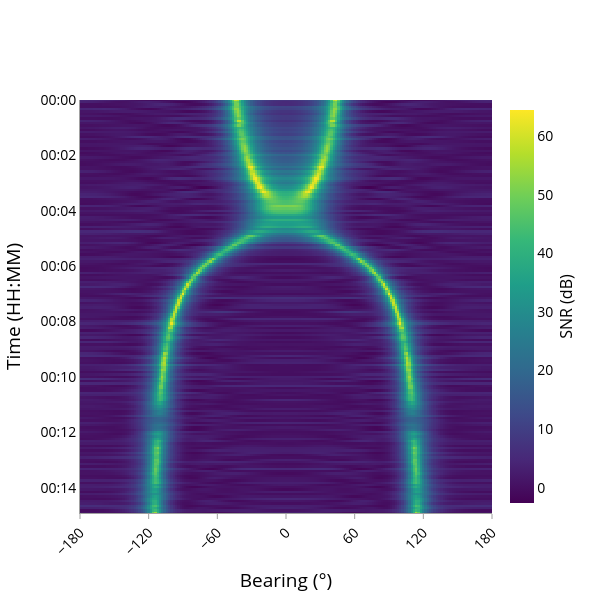
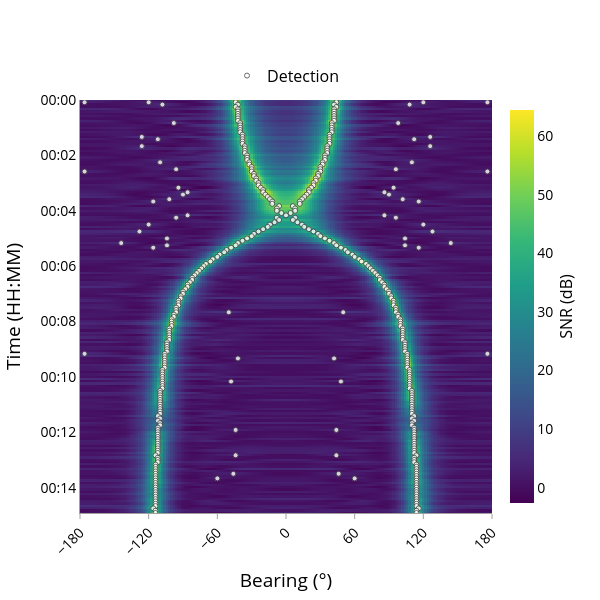

Here is the notebook cell these charts were saved with, in order:
### Markdown cell above
## Beamformer

This stage forms spatial energy across azimuth and runs the detection chain.

We configure an MVDR beamformer and compute steering vectors over a full
`[-pi, pi]` azimuth grid. Processing is restricted to a frequency band
(`fmin` to `fmax`) where target energy is expected.

`BroadbandPassiveSonarArraySimulator` then combines platform geometry, propagation,
source/noise models, and steering to generate beamformed snapshots through time.

Detections are extracted with CA-CFAR and optionally refined by peak-picking to reduce
clustered threshold crossings. We finally inspect the bearing-time record (BTR) both with
and without overlaid detections.

### Code cell
import numpy as np

from nereus.detector import CFARDetector, PassiveSonarDetector, PeakDetector
from nereus.plotter import plot_btr
from nereus.sigproc import (
    MinimumVarianceDistortionlessResponseBeamformer,
    SteeringCalculator,
)
from nereus.simulator import BroadbandPassiveSonarArraySimulator

shading = None
beamforming_domain = 'broadband_power'
steering_azimuths_rad = np.linspace(-np.pi, np.pi, 181)
fmin = 100.0
fmax = 125.0

beamformer = MinimumVarianceDistortionlessResponseBeamformer(
    sampling_rate_hz=sampling_rate_hz,
    fmin=fmin,
    fmax=fmax,
)

steering_calculator = SteeringCalculator(
    ssp=ssp,
    steering_azimuths_rad=steering_azimuths_rad,
)

simulator = BroadbandPassiveSonarArraySimulator(
    platform=platform,
    propagation_model=propagation_model,
    signal_models=[signal_model],
    noise_model=ambient_noise_model,
    beamformer=beamformer,
    steering_calculator=steering_calculator,
    ground_truth_paths=target_truths,
    fade_in_ms=fade_in_ms,
)

num_guard_cells = 2
num_training_cells = 16
threshold_factor = 1.5
peak_distance = 3

cfar_detector = CFARDetector(
    num_guard_cells=num_guard_cells,
    num_training_cells=num_training_cells,
    threshold_factor=threshold_factor,
)
detection_chain = [cfar_detector]
if peak_distance > 0:
    detection_chain.append(PeakDetector(distance=peak_distance))

detector = PassiveSonarDetector(
    detection_chain=detection_chain,
    sensor_data_gen=simulator.sensor_data_gen(),
    steering_azimuths_rad=steering_azimuths_rad,
)

all_detections = list(detector.detections_gen(progress_bar=True))
snr_map = detector.snr_history
all_detections_flat = [d for _, detections in all_detections for d in detections]

print(f"Detections: {len(all_detections_flat)}")

plot_btr(
    data=snr_map,
    timesteps=timesteps,
    steering_azimuths=np.rad2deg(steering_azimuths_rad),
).show()

plot_btr(
    timesteps=timesteps,
    steering_azimuths=np.rad2deg(steering_azimuths_rad),
    data=snr_map,
    detections=all_detections_flat,
).show()

### Figure 1 — Plotly figure (JSON) as saved in the notebook; plotly's stock layout.template omitted (floating-point values rounded to 4 significant figures; data arrays with more than 128 entries replaced by an {"elided": "..."} marker saying what was removed)
{"data": [{"colorbar": {"len": 1, "thickness": 24, "tickfont": {"size": 14}, "title": {"font": {"size": 16}, "side": "right", "text": "SNR (dB)"}}, "colorscale": [[0, "#440154"], [0.1111, "#482878"], [0.2222, "#3e4989"], [0.3333, "#31688e"], [0.4444, "#26828e"], [0.5556, "#1f9e89"], [0.6667, "#35b779"], [0.7778, "#6ece58"], [0.8889, "#b5de2b"], [1, "#fde725"]], "type": "heatmap", "x": {"elided": "181 float values"}, "y": {"elided": "180 str values"}, "z": {"elided": "180x181 float values"}}], "layout": {"font": {"color": "black", "size": 16}, "height": 600, "legend": {"orientation": "h", "x": 0.5, "xanchor": "center", "y": 1.1}, "paper_bgcolor": "white", "plot_bgcolor": "white", "showlegend": true, "width": 600, "xaxis": {"dtick": 60, "gridcolor": "rgba(200, 200, 200, 0.5)", "linecolor": "rgba(160, 160, 160, 1.0)", "linewidth": 1, "range": [-180, 180], "showgrid": true, "showline": true, "tick0": -180, "tickangle": -45, "tickcolor": "rgba(160, 160, 160, 1.0)", "tickfont": {"size": 14}, "tickmode": "linear", "ticks": "outside", "title": {"text": "Bearing (°)"}}, "yaxis": {"autorange": false, "gridcolor": "rgba(200, 200, 200, 0.5)", "linecolor": "rgba(160, 160, 160, 1.0)", "linewidth": 1, "range": ["2026-02-19T00:14:55", "2026-02-19T00:00:00"], "showgrid": true, "showline": true, "tickcolor": "rgba(160, 160, 160, 1.0)", "tickfont": {"size": 14}, "tickformat": "%H:%M", "title": {"text": "Time (HH:MM)"}}}}

### Figure 2 — Plotly figure (JSON) as saved in the notebook; plotly's stock layout.template omitted (floating-point values rounded to 4 significant figures; data arrays with more than 128 entries replaced by an {"elided": "..."} marker saying what was removed)
{"data": [{"colorbar": {"len": 1, "thickness": 24, "tickfont": {"size": 14}, "title": {"font": {"size": 16}, "side": "right", "text": "SNR (dB)"}}, "colorscale": [[0, "#440154"], [0.1111, "#482878"], [0.2222, "#3e4989"], [0.3333, "#31688e"], [0.4444, "#26828e"], [0.5556, "#1f9e89"], [0.6667, "#35b779"], [0.7778, "#6ece58"], [0.8889, "#b5de2b"], [1, "#fde725"]], "type": "heatmap", "x": {"elided": "181 float values"}, "y": {"elided": "180 str values"}, "z": {"elided": "180x181 float values"}}, {"marker": {"color": "white", "line": {"width": 1}, "opacity": 0.8, "size": 5}, "mode": "markers", "name": "Detection", "type": "scatter", "x": {"elided": "421 float values"}, "y": {"elided": "421 str values"}}], "layout": {"font": {"color": "black", "size": 16}, "height": 600, "legend": {"orientation": "h", "x": 0.5, "xanchor": "center", "y": 1.1}, "paper_bgcolor": "white", "plot_bgcolor": "white", "showlegend": true, "width": 600, "xaxis": {"dtick": 60, "gridcolor": "rgba(200, 200, 200, 0.5)", "linecolor": "rgba(160, 160, 160, 1.0)", "linewidth": 1, "range": [-180, 180], "showgrid": true, "showline": true, "tick0": -180, "tickangle": -45, "tickcolor": "rgba(160, 160, 160, 1.0)", "tickfont": {"size": 14}, "tickmode": "linear", "ticks": "outside", "title": {"text": "Bearing (°)"}}, "yaxis": {"autorange": false, "gridcolor": "rgba(200, 200, 200, 0.5)", "linecolor": "rgba(160, 160, 160, 1.0)", "linewidth": 1, "range": ["2026-02-19T00:14:55", "2026-02-19T00:00:00"], "showgrid": true, "showline": true, "tickcolor": "rgba(160, 160, 160, 1.0)", "tickfont": {"size": 14}, "tickformat": "%H:%M", "title": {"text": "Time (HH:MM)"}}}}
